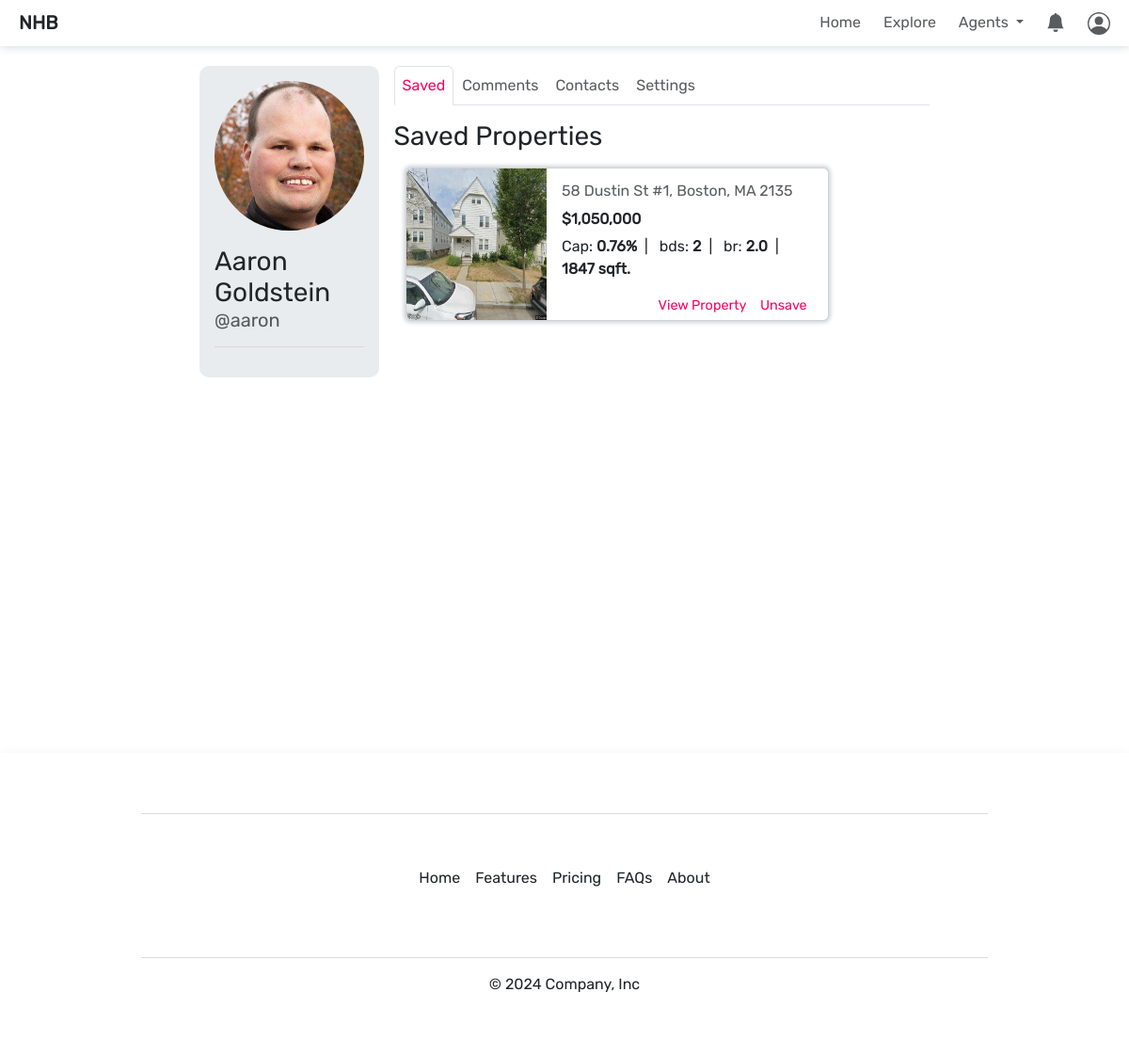
The app's page /profile/user=aaron/ (signed in) with its own data.
### profiles/models.py (models this page shows, shortened)
class Profile(models.Model):
    user = models.ForeignKey(User, on_delete=models.CASCADE)
    theme = models.CharField(choices=[('light','light'), ('dark','dark')], max_length=100, default='dark')
    goal = models.CharField(max_length=1000, default='Searching for Investment Property')
    phone_number = models.CharField(max_length=10, blank=True, null=True)
    location = models.CharField(max_length=100, blank=True, null=True)
    profile_picture = models.ImageField(upload_to='profile_pictures', blank=True, null=True)

### account/models.py (models this page shows, shortened)
class CustomUser(AbstractUser):
    USER_TYPE_CHOICES = (
        ('buyer', 'Buyer'),
        ('agent', 'Agent'),
    )
    user_type = models.CharField(max_length=20, choices=USER_TYPE_CHOICES, default=USER_TYPE_CHOICES[0])
    @property
    def profile(self):
        return self.profile_set.first()
    objects = BaseUserManager()

### property/models.py (models this page shows, shortened)
class SavedProperty(models.Model):
    profile = models.ForeignKey(Profile, on_delete=models.CASCADE)
    property_id = models.CharField(max_length=100)
    address = models.CharField(max_length=250)
    city = models.CharField(max_length=100)
    state = models.CharField(max_length=2)
    zip = models.IntegerField()
    image = models.ImageField(upload_to='property_images/', default='property_images/default/shrek.webp')
    price = models.DecimalField(max_digits=10, decimal_places=2)
    cap_rate = models.DecimalField(max_digits=7, decimal_places=4)
    beds = models.IntegerField()
    baths = models.DecimalField(max_digits=2, decimal_places=1)
    sq_ft = models.IntegerField()
    timestamp = models.DateTimeField(auto_now_add=True)
    archived = models.BooleanField(default=False)
    class Meta:
        constraints = [
            models.UniqueConstraint('profile', 'property_id', name='profile-property_id'),
        ]
    @property
    def endpoint(self):
        return f'/property/detail/state={self.state}&city={self.city}&address={self.address}&zip={self.zip}&id={self.property_id}/'
    @property
    def address_full(self):
        return f'{self.address}, {self.city}, {self.state} {self.zip}'

### profiles/views.py (the view)
# urls.py: path('user=<str:username>/', views.profile_view, name='profile'),
@login_required(login_url='/account/login/')
def profile_view(request, username:str, *args, **kwargs):
    profile = Profile.objects.get(user__username=username)
    form = UpdateProfileForm(initial={
        'first_name': profile.user.first_name,
        'last_name': profile.user.last_name,
        'email': profile.user.email,
        'phone_number': profile.phone_number,
        'location': profile.location,
        'goal': ast.literal_eval(profile.goal)
    })
    return render(request, 'profile/profile-detail.html', {'profile': profile, 'form': form })

### agent/templatetags/is_agent.py (called while the page is built)
@register.filter(name='is_agent')
def is_agent(user: User, group_name='Agent'):
    return user.groups.filter(name=group_name).exists()

### property/templatetags/currency.py (called while the page is built)
@register.filter(name='currency')
def currency(value: str, decimal: int)-> str:
    if type(value) == str:
        if value == '':
            value = 0
        else:
            value = float(value)
    return f'${value:,.{decimal}f}'

### property/templatetags/percentage.py (called while the page is built)
@register.filter(name='percentage')
def percentage(value: float)-> str:
    return f'{value*100:.2f}%'

### templates/profile/profile-detail.html (shortened to what this page needs)
{% extends "base.html" %}
{% block content %}
{% load time_delta%}
<div class="container col-sm-8 my-4 mx-auto">
    <div class="profile-container">
        <div class="profile-info">
            <div>
                <div class="mb-3 justify-content-center text-center">
                    <div class="profile-picture">
                        {% if profile.profile_picture %}
                            <img id="profile-img" src="{{ profile.profile_picture.url }}" alt="Profile Picture">
                        {% else %}
                            <img id="profile-img" src="/media/profile_pictures/default/default.png" alt="Profile Picture">
                        {% endif %}
                    </div>
                </div>
                <div id="profile-details">
                    <h3 class="mb-0">{{ profile.user.first_name }} {{ profile.user.last_name }}</h3>
                    <h5 class="text-muted mb-3">@{{ profile.user.username }}</h5>
                </div>
                <hr></hr>
            </div>
        </div>
        <div class="profile-content">
            <ul class="nav nav-tabs mb-3">
                <li class="nav-item" onclick="toggleTab('saved-properties')">
                  <a id="saved-properties-link" class="nav-link active" aria-current="page">Saved</a>
                </li>
                <li class="nav-item" onclick="toggleTab('comments')">
                  <a id="comments-link" class="nav-link">Comments</a>
                </li>
                <li class="nav-item" onclick="toggleTab('contact-forms')">
                  <a id="contact-forms-link" class="nav-link">Contacts</a>
                </li>
                <li class="nav-item" onclick="toggleTab('settings')">
                    <a id="settings-link" class="nav-link">Settings</a>
                </li>
            </ul>
            <div id="saved-properties">
                <h3 class="mb-3">Saved Properties</h3>
                <div class="container col-sm-10 m-0">
                    {% for property in profile.savedproperty_set.all|dictsortreversed:"id" %}
                        {% include "profile/partials/saved-property-card.html" %}
                    {% endfor %}
                </div>
            </div>
        </div>
    </div>
</div>
{% endblock %}

### templates/profile/partials/saved-property-card.html (shortened to what this page needs)
{% load static %}
{% load currency %}
{% load percentage %}
{% load comma %}
<div id="property-card-{{property.property_id}}" class="card mb-3 w-auto" style="box-shadow: 0 0 4px 2px var(--bs-dark-bg-subtle);">
    <div class="row g-0">
        <div class="col-4 col-md-4">
            <img src="{{property.image.url}}" class="img-fluid rounded-start h-100 card-image" alt="...">
        </div>
        <div class="col-8 col-md-8">
            <div class="card-body h-100  align-items-center py-1 ps-3 pe-2">
                <div class="property-card-details h-75 pt-2">
                    <p class="text-muted mb-2">{{ property.address_full }}</p>
                    <h6 style="font-weight:600;">{{ property.price|currency:0 }}</h6>
                    <p class="mb-2" style="font-size:1rem;">
                        Cap: <strong >{{ property.cap_rate|percentage }}</strong>&ensp;|&ensp;
                        bds: <strong>{{ property.beds }}</strong>&ensp;|&ensp;
                        br: <strong>{{ property.baths }}</strong>&ensp;|&ensp;
                        <strong>{{ property.sq_ft }} sqft.</strong>
                    </p>
                </div>
                <div id="card-button-container" class="d-flex pb-2 h-25">
                    <a style="color:var(--love);" href="{{property.endpoint}}">View Property</a>
                    {% if user == request.user %}
                        <a
                        style="color:var(--love);"
                        hx-post="{% url 'toggle_property_saved' %}"
                        hx-target="#property-card-{{property.property_id}}"
                        hx-vals='{ "view": "profile", "property": { "propertyId": "{{ property.property_id }}" }}'
                        hx-swap="outerHTML"
                        >Unsave</a>
                    {% endif %}
                </div>
            </div>
        </div>
    </div>
</div>

### static/css/styles.css (style rules this page uses)
:root { --love: #fa0261; --hidden: #34d3eb; --gray-bg: rgb(223, 223, 223); --gray-color: gray; }
body { font-family: Rubik,Arial,sans-serif!important; }

### templates/profile/profile-detail.html (style rules this page uses)
.profile-container { display: flex; flex-direction: row; justify-content: center; }
.profile-info { display: flex; flex-direction: column; justify-content: center; width: 25%; height: 100%; padding: 1rem; margin-right: 1rem; border-radius: 10px; background-color: var(--bs-secondary-bg); }
.profile-content { display: flex; flex-direction: column; width: 75%; }
.nav-tabs { justify-content: flex-start; }
.nav-tabs li { width: fit-content; text-align: left; }
.nav-link { cursor: pointer; color: var(--bs-secondary-color)!important; }
.active { color: var(--love)!important; }
.profile-picture { display: flex; flex: 1 1 auto; width: 100%; padding-bottom: 50%; padding-top:50%; border-radius: 50%; justify-content: center; align-items: center; position: relative; margin: auto; margin-bottom: 1rem; }
.profile-picture img { position: absolute; display: flex; flex: 1 1 auto; object-fit: cover; width: 100%; height: 100%; border-radius: 50%; }

### templates/profile/partials/saved-property-card.html (style rules this page uses)
#card-button-container { display: flex; justify-content: flex-end; align-items: flex-end; }
#card-button-container a { color: var(--bs-secondary-color); font-size: .9rem; cursor: pointer; margin-right: .9rem; text-decoration: none; }

### templates/components/footer.html (style rules this page uses)
hr { border-top: 1px solid lightgray!important; border-radius: 5px; opacity: .8!important; }

### records on screen
Profile: profile_picture (picture), user.first_name "Aaron", user.last_name "Goldstein", user.username "aaron"
SavedProperty: image (picture), address_full "58 Dustin St #1, Boston, MA 2135", price "$1,050,000", cap_rate|percentage "0.76%", beds "2", baths "2.0", sq_ft "1847"
